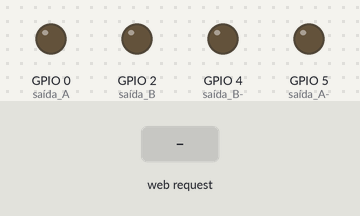
Bench run of a sketch on a simulated ESP8266 (NodeMCU). On the bench: output pins drawn as LEDs (lit = HIGH). The test bench sets the inputs (shaded band). WiFi joins after 1.5 s; servers stay silent unless stated; what the sketch prints to the serial monitor is not drawn.

Above: at 2.7 s.
2.8 s: HTTP request GET /F received
At 4.0 s:
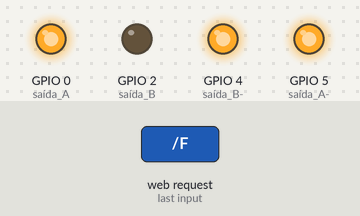
4.3 s: HTTP request GET /R received
At 5.3 s:
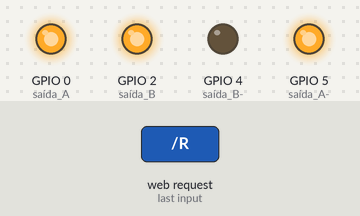
5.8 s: HTTP request GET /B received
At 6.4 s:
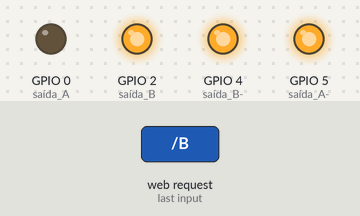
7.3 s: HTTP request GET /L received
At 7.6 s:
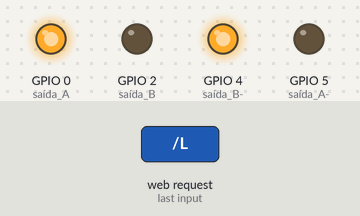
Timing chart, 0 to 9.8 s (numbered marks = the images above; inputs shaded):
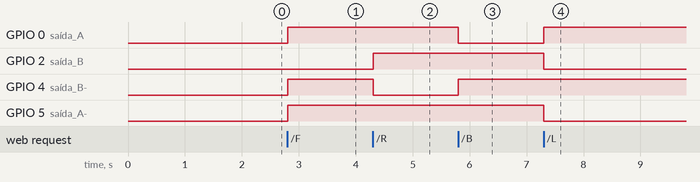

The sketch:

tank0.2.ino
```cpp
#include <ESP8266WiFi.h>

// Replace with your network credentials
const char* ssid     = "--------------------------";
const char* password = "------------------------";

// Set web server port number to 80
WiFiServer server(80);

// Variable to store the HTTP request
String header;

// Current time
unsigned long currentTime = millis();
// Previous time
unsigned long previousTime = 0;
// Define timeout time in milliseconds (example: 2000ms = 2s)
const long timeoutTime = 2000;

void setup() {
  Serial.begin(115200);
  // Initialize the output variables as outputs
  //Motor 1
  pinMode(5, OUTPUT); // saída A-
  pinMode(0, OUTPUT); // saída A+

  //Motor 2
  pinMode(4, OUTPUT); // saída B-
  pinMode(2, OUTPUT); // saída B+

  // Connect to Wi-Fi network with SSID and password
  Serial.print("Connecting to ");
  Serial.println(ssid);
  WiFi.begin(ssid, password);
  while (WiFi.status() != WL_CONNECTED) {
    delay(500);
    Serial.print(".");
  }
  // Print local IP address and start web server
  Serial.println("");
  Serial.println("WiFi connected.");
  Serial.println("IP address: ");
  Serial.println(WiFi.localIP());
  server.begin();
}

void loop(){
  WiFiClient client = server.available();   // Listen for incoming clients

  if (client) {                             // If a new client connects,
    Serial.println("New Client.");          // print a message out in the serial port
    String currentLine = "";                // make a String to hold incoming data from the client
    currentTime = millis();
    previousTime = currentTime;
    while (client.connected() && currentTime - previousTime <= timeoutTime) { // loop while the client's connected
      currentTime = millis();
      if (client.available()) {             // if there's bytes to read from the client,
        char c = client.read();             // read a byte, then
        Serial.write(c);                    // print it out the serial monitor
        header += c;
        if (c == '\n') {                    // if the byte is a newline character
          // if the current line is blank, you got two newline characters in a row.
          // that's the end of the client HTTP request, so send a response:
          if (currentLine.length() == 0) {
            // HTTP headers always start with a response code (e.g. HTTP/1.1 200 OK)
            // and a content-type so the client knows what's coming, then a blank line:
            client.println("HTTP/1.1 200 OK");
            client.println("Content-type:text/html");
            client.println("Connection: close");
            client.println();

            // turns the GPIOs on and off
            if (header.indexOf("GET /F") >= 0) {
                  //FORWARD
                  //Aciona motor 1
                    analogWrite(5, 1024);
                    digitalWrite(0, HIGH);

                    //Aciona motor 2
                    analogWrite(4, 1024);
                    digitalWrite(2, LOW);

            } else if (header.indexOf("GET /R") >= 0) {
                 //RIGHT
                 //Acionar motor 1
                analogWrite(5, 1024);
                digitalWrite(0, HIGH);

                  //Aciona motor 2
                analogWrite(4, 0);
                digitalWrite(2, HIGH);

            } else if (header.indexOf("GET /B") >= 0) {
                  //BACKWARD
                  //Aciona motor 1
                    analogWrite(5, 1024);
                    digitalWrite(0, LOW);

                    //Aciona motor 2
                    analogWrite(4, 1024);
                    digitalWrite(2, HIGH);

            } else if (header.indexOf("GET /L") >= 0) {
                //  LEFT
                  //Aciona motor 1
                  analogWrite(5, 0);
                  digitalWrite(0, HIGH);

                  //Aciona motor 2
                  analogWrite(4, 1024);
                  digitalWrite(2, LOW);

            }

            // Display the HTML web page
            client.println("<!DOCTYPE html><html>");
            client.println("<head><meta name=\"viewport\" content=\"width=device-width, initial-scale=1\">");
            client.println("<link rel=\"icon\" href=\"data:,\">");
            // CSS to style the on/off buttons
            // Feel free to change the background-color and font-size attributes to fit your preferences
            client.println("<style>html { font-family: Helvetica; display: inline-block; margin: 0px auto; text-align: center;}");
            client.println(".button { background-color: #195B6A; border: none; color: white; padding: 16px 40px;");
            client.println("text-decoration: none; font-size: 30px; margin: 2px; cursor: pointer;}");
            client.println(".button2 {background-color: #77878A;}</style></head>");

            // Web Page Heading
            client.println("<body><h1>ESP8266 Web Server</h1>");

             client.println("<p>Tank Control </p>");
            // If the output5State is off, it displays the ON button

              client.println("<p><a href=\"/F\"><button class=\"button\">FORWARD</button></a></p>");

              client.println("<p><a href=\"/R\"><button class=\"button button2\">RIGHT</button></a></p>");

              client.println("<p><a href=\"/B\"><button class=\"button\">BACKWORD</button></a></p>");

              client.println("<p><a href=\"/L\"><button class=\"button button2\">LEFT</button></a></p>");
            client.println("</body></html>");

            // The HTTP response ends with another blank line
            client.println();
            // Break out of the while loop
            break;
          } else { // if you got a newline, then clear currentLine
            currentLine = "";
          }
        } else if (c != '\r') {  // if you got anything else but a carriage return character,
          currentLine += c;      // add it to the end of the currentLine
        }
      }
    }
    // Clear the header variable
    header = "";
    // Close the connection
    client.stop();
    Serial.println("Client disconnected.");
    Serial.println("");
  }
}
```

Measured:
- after the input at 2.8 s, GPIO 0 (saída_A), GPIO 4 (saída_B-), GPIO 5 (saída_A-): LOW → HIGH at once
- after the input at 4.3 s, GPIO 2 (saída_B): LOW → HIGH at once; GPIO 4 (saída_B-): HIGH → LOW at once
- after the input at 5.8 s, GPIO 0 (saída_A): HIGH → LOW at once; GPIO 4 (saída_B-): LOW → HIGH at once
- after the input at 7.3 s, GPIO 0 (saída_A): LOW → HIGH at once; GPIO 2 (saída_B), GPIO 5 (saída_A-): HIGH → LOW at once
